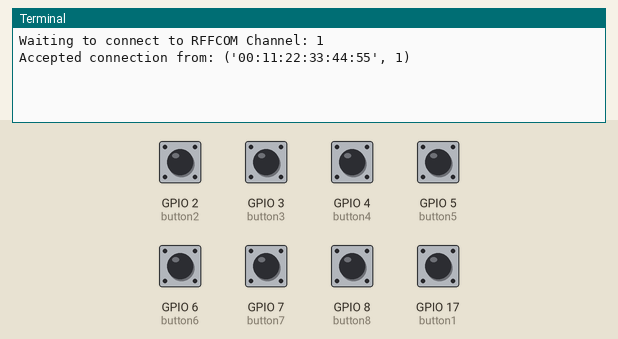
This program was run on a simulated Raspberry Pi (BCM pin numbers). Parts: the last lines printed to the terminal. The inputs (shaded band) are chosen by the test bench; at power-on: GPIO 2 (button2), GPIO 3 (button3), GPIO 4 (button4), GPIO 5 (button5), GPIO 6 (button6), GPIO 7 (button7), GPIO 8 (button8), GPIO 17 (button1) HIGH. A phone connects over Bluetooth after 1 s.

Above: at 2.2 s.
2.3 s: GPIO 2 (button2) pulled LOW for 0.15 s
At 3.6 s:
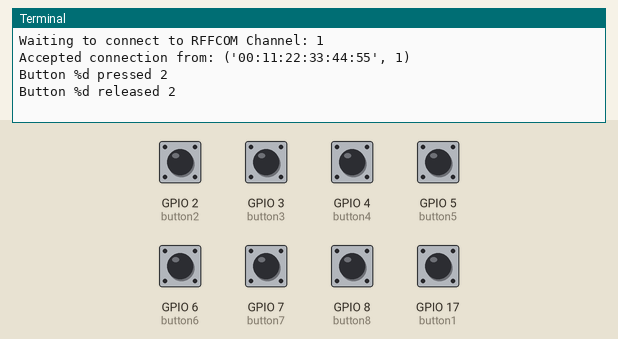
3.9 s: GPIO 3 (button3) pulled LOW for 0.15 s
At 4.03 s:
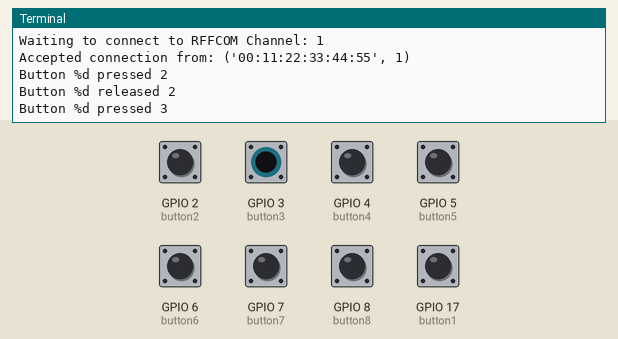
5.5 s: GPIO 4 (button4) pulled LOW for 0.15 s
At 6.2 s:
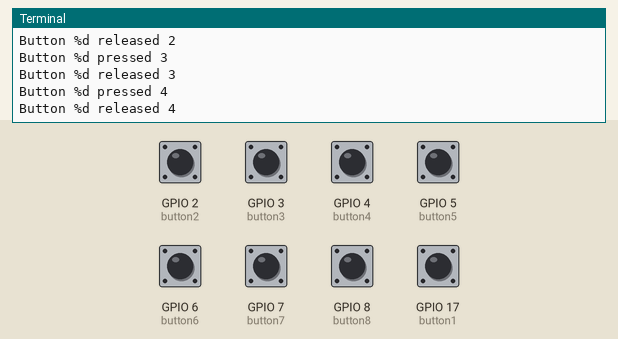
7.1 s: GPIO 5 (button5) pulled LOW for 0.15 s
At 8.4 s:
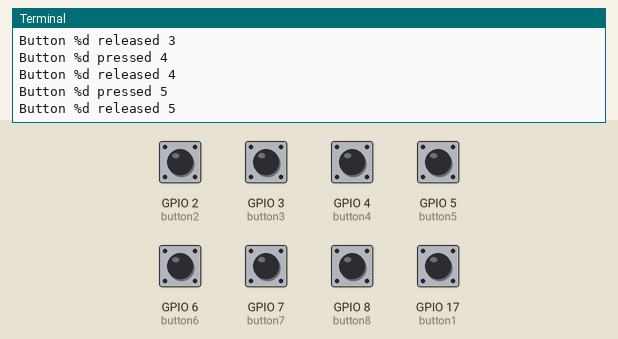
8.7 s: GPIO 6 (button6) pulled LOW for 0.15 s
At 9.8 s:
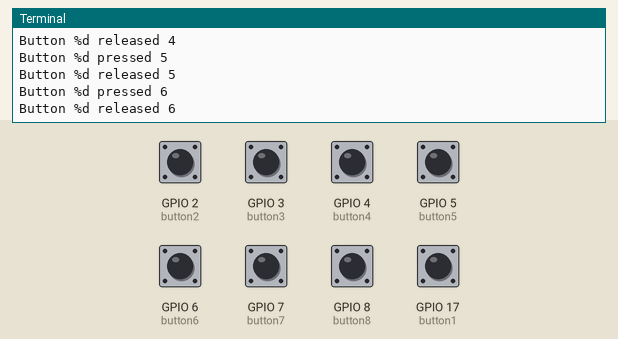
10.3 s: GPIO 7 (button7) pulled LOW for 0.15 s
At 11.0 s:
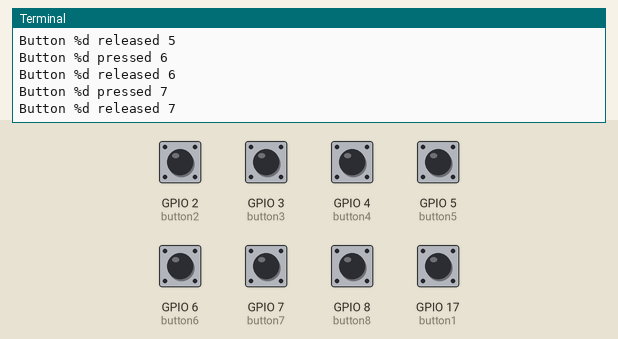

Measured:
- after the input at 2.3 s, the terminal: prints a new line at once (image 1)
- after the input at 3.9 s, the terminal: prints a new line at once (image 2)
- after the input at 5.5 s, the terminal: prints a new line at once (image 3)
- after the input at 7.1 s, the terminal: prints a new line at once (image 4)
- after the input at 8.7 s, the terminal: prints a new line at once (image 5)
- after the input at 10.3 s, the terminal: prints a new line at once (image 6)

The program:

__main__.py
```python
from bluetooth import *
from gpiozero import Button
from signal import pause

button1 = Button(17) # Can't get pin 1 to work
button2 = Button(2)
button3 = Button(3)
button4 = Button(4)
button5 = Button(5)
button6 = Button(6)
button7 = Button(7)
button8 = Button(8)

sock=BluetoothSocket(RFCOMM)
sock.bind(("",PORT_ANY))
sock.listen(1)

port = sock.getsockname()[1]

uuid = "a7317d48-cf0f-4b8c-8899-c2b9184964ea"

advertise_service( sock, "Portahorn",
                   service_id = uuid,
                   service_classes = [ uuid, SERIAL_PORT_CLASS ],
                   profiles = [ SERIAL_PORT_PROFILE ]
)

print("Waiting to connect to RFFCOM Channel: {0}".format(port))

client, info = sock.accept()
print("Accepted connection from: {0}".format(info))

def buttonPress(button):
    pin = button.pin.number
    if pin == 17:
        pin = 1
    print("Button %d pressed", pin)
    client.send(str(button.pin)+"_1")
def buttonRelease(button):
    pin = button.pin.number
    if pin == 17:
        pin = 1
    print("Button %d released", pin)
    client.send(str(button.pin)+"_0")

on = False
button1.when_pressed = buttonPress
button1.when_released = buttonRelease
button2.when_pressed = buttonPress
button2.when_released = buttonRelease
button3.when_pressed = buttonPress
button3.when_released = buttonRelease
button4.when_pressed = buttonPress
button4.when_released = buttonRelease
button5.when_pressed = buttonPress
button5.when_released = buttonRelease
button6.when_pressed = buttonPress
button6.when_released = buttonRelease
button7.when_pressed = buttonPress
button7.when_released = buttonRelease
button8.when_pressed = buttonPress
button8.when_released = buttonRelease

pause()

client.close()
sock.close()
print("Disconnected")
```
